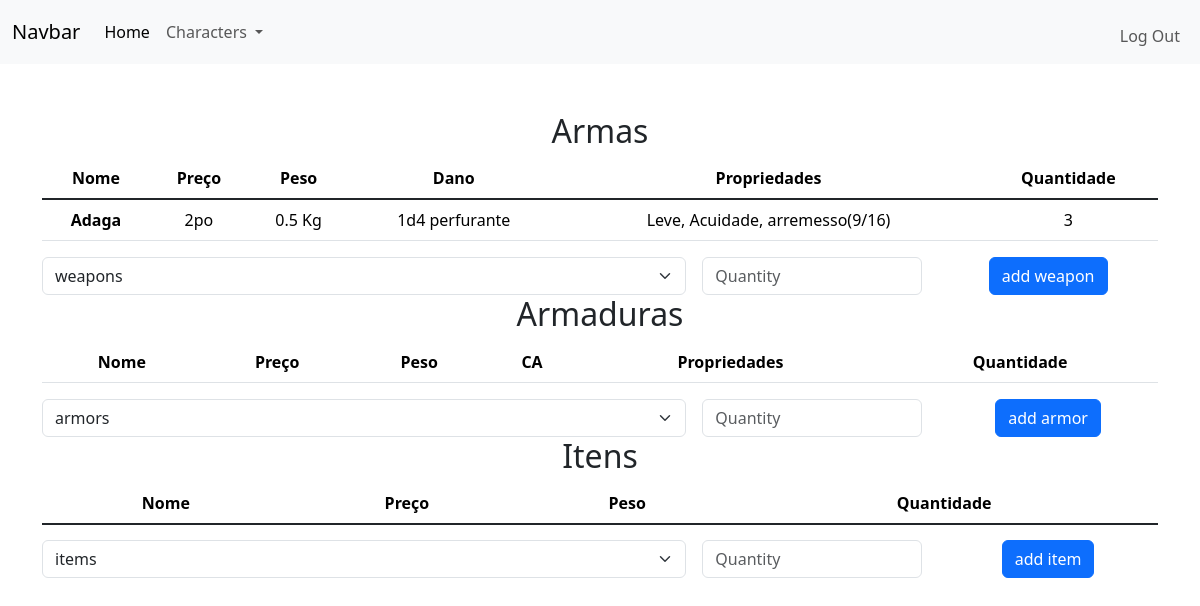
The app's page /inventory?char_id=1 (signed in), older data.
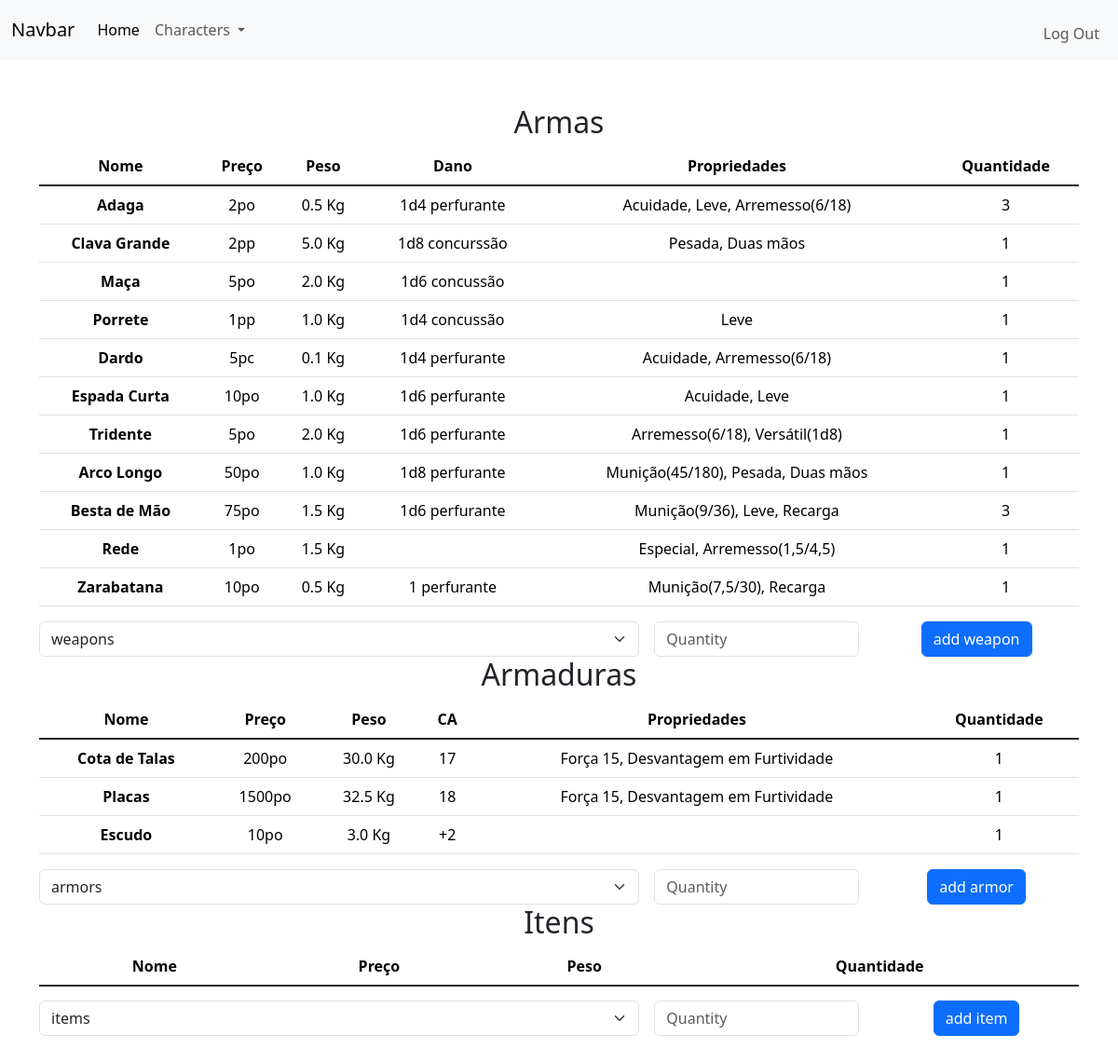
The same page, newer data.
### tables this page shows
CREATE TABLE items
(
    id INTEGER PRIMARY KEY AUTOINCREMENT NOT NULL,
    type TEXT NOT NULL,
    category TEXT,
    name TEXT NOT NULL,
    price TEXT,
    weight REAL,
    damage TEXT,
    armor_class TEXT,
    description TEXT
);

### app.py (the view, shortened to what this page needs)
@app.route("/inventory", methods=["GET","POST"])
@login_required
def inventory():
    if "char_id" in request.args:
        char_id = request.args["char_id"]
    else:
        return redirect("/")
    if len(db.execute("SELECT * FROM characters WHERE user_id = ? AND id = ?", session["user_id"], char_id)) != 1:
        return redirect("/")
    charWeapons = []
    charArmors = []
    charItems = []
    inventory = db.execute("SELECT * FROM inventory WHERE char_id = ?", char_id)
    for row in inventory:
        item = db.execute("SELECT * FROM items WHERE id = ?", row["item_id"])[0]
        item.update({"quantity": row["quantity"]})
        if item["type"] == "weapon":
            charWeapons.append(item)
        elif item["type"] == "armor":
            charArmors.append(item)
        else:
            charItems.append(item)
    return render_template("inventory.html", charWeapons=charWeapons, charArmors=charArmors, charItems=charItems, items=db.execute("SELECT * FROM items"))

### app.py (called while the page is built)
@app.after_request
def after_request(response):
    response.headers["Cache-Control"] = "no-cache, no-store, must-revalidate"
    response.headers["Expires"] = 0
    response.headers["Pragma"] = "no-cache"
    return response

### functions.py (called while the page is built)
def login_required(f):
    @wraps(f)
    def decorated_function(*args, **kwargs):
        if session.get("user_id") is None:
            return redirect("/login")
        return f(*args, **kwargs)
    return decorated_function

### templates/inventory.html (shortened to what this page needs)
{% extends "layout.html" %}
{% block main %}
    <table class="table">
        <h2>Armas</h2>
        <thead>
            <tr>
                <th scope="col">Nome</th>
                <th scope="col">Preço</th>
                <th scope="col">Peso</th>
                <th scope="col">Dano</th>
                <th scope="col">Propriedades</th>
                <th scope="col">Quantidade</th>
            </tr>
        </thead>
        <tbody class="table-group-divider">
            {% for weapon in charWeapons %}
                <tr>
                    <th scope="row">{{weapon.name}}</th>
                    <td>{{weapon.price}}</td>
                    <td>{{weapon.weight}} Kg</td>
                    <td>{{weapon.damage}}</td>
                    <td>{{weapon.description}}</td>
                    <td>{{weapon.quantity}}</td>
                </tr>
            {% endfor %}
        </tbody>
    </table>
    <form action="#" method="POST">
        <div class="row g-3">
            <div class="col-sm-7">
                <select name="item_id" class="form-select" aria-label="Default select example">
                    <option selected value="0">weapons</option>
                </select>
            </div>
            <div class="col-sm">
                <input type="number" class="form-control" name="quantity" placeholder="Quantity" aria-label="State">
            </div>
            <div class="col-sm">
                <button type="submit" class="btn btn-primary">add weapon</button>
            </div>
        </div>
    </form>
    <table class="table">
        <h2>Armaduras</h2>
        <thead>
            <tr>
                <th scope="col">Nome</th>
                <th scope="col">Preço</th>
                <th scope="col">Peso</th>
                <th scope="col">CA</th>
                <th scope="col">Propriedades</th>
                <th scope="col">Quantidade</th>
            </tr>
        </thead>
        <tbody class="table-group-divider">
            {% for armor in charArmors %}
                <tr>
                    <th scope="row">{{armor.name}}</th>
                    <td>{{armor.price}}</td>
                    <td>{{armor.weight}} Kg</td>
                    <td>{{armor.armor_class}}</td>
                    <td>{{armor.description}}</td>
                    <td>{{armor.quantity}}</td>
                </tr>
            {% endfor %}
        </tbody>
    </table>
    <form action="#" method="POST">
        <div class="row g-3">
            <div class="col-sm-7">
                <select name="item_id" class="form-select" aria-label="Default select example">
                    <option selected value="0">armors</option>
                </select>
            </div>
            <div class="col-sm">
                <input type="number" class="form-control" name="quantity" placeholder="Quantity" aria-label="State">
            </div>
            <div class="col-sm">
                <button type="submit" class="btn btn-primary">add armor</button>
            </div>
        </div>
    </form>
    <table class="table">
        <h2>Itens</h2>
        <thead>
            <tr>
                <th scope="col">Nome</th>
                <th scope="col">Preço</th>
                <th scope="col">Peso</th>
                <th scope="col">Quantidade</th>
            </tr>
        </thead>
    </table>
    <form action="#" method="POST">
        <div class="row g-3">
            <div class="col-sm-7">
                <select name="item_id" class="form-select" aria-label="Default select example">
                    <option selected value="0">items</option>
                </select>
            </div>
            <div class="col-sm">
                <input type="number" class="form-control" name="quantity" placeholder="Quantity" aria-label="State">
            </div>
            <div class="col-sm">
                <button type="submit" class="btn btn-primary">add item</button>
            </div>
        </div>
    </form>
{% endblock %}

### templates/layout.html (shortened to what this page needs)
<!doctype html>
<html lang="pt-BR">
<head>
    <link href="https://cdn.jsdelivr.net/npm/bootstrap@5.3.2/dist/css/bootstrap.min.css" rel="stylesheet">
</head>
<body>
    <nav class="navbar navbar-expand-lg bg-body-tertiary">
        <div class="container-fluid">
            {% if session["user_id"] %}
                <a class="navbar-brand" href="#">Navbar</a>
                <div class="collapse navbar-collapse" id="navbarNavAltMarkup">
                    <div class="navbar-nav">
                        <a class="nav-link active" aria-current="page" href="/">Home</a>
                        <li class="nav-item dropdown">
                            <a class="nav-link dropdown-toggle" href="#" role="button" data-bs-toggle="dropdown" aria-expanded="false">
                                Characters
                            </a>
                        </li>
                    </div>
                    <ul class="navbar-nav ms-auto mt-2">
                        <li class="nav-item"><a class="nav-link" href="/logout">Log Out</a></li>
                    </ul>
                </div>
            {% endif %}
        </div>
    </nav>
    <main class="container py-5 text-center">
        {% block main %}{% endblock %}
    </main>
</body>
</html>

Row changes from the older to the newer data that the page shows:
changed items "Adaga": description "Leve, Acuidade, arremesso(9/16)" → "Acuidade, Leve, Arremesso(6/18)"
added items: name "Clava Grande", price "2pp", weight "5.0", damage "1d8 concurssão", description "Pesada, Duas mãos", quantity "1", shown under "Armas"
added items: name "Maça", price "5po", weight "2.0", damage "1d6 concussão", quantity "1", shown under "Armas"
added items: name "Porrete", price "1pp", weight "1.0", damage "1d4 concussão", description "Leve", quantity "1", shown under "Armas"
added items: name "Dardo", price "5pc", weight "0.1", damage "1d4 perfurante", description "Acuidade, Arremesso(6/18)", quantity "1", shown under "Armas"
added items: name "Espada Curta", price "10po", weight "1.0", damage "1d6 perfurante", description "Acuidade, Leve", quantity "1", shown under "Armas"
added items: name "Tridente", price "5po", weight "2.0", damage "1d6 perfurante", description "Arremesso(6/18), Versátil(1d8)", quantity "1", shown under "Armas"
added items: name "Arco Longo", price "50po", weight "1.0", damage "1d8 perfurante", description "Munição(45/180), Pesada, Duas mãos", quantity "1", shown under "Armas"
added items: name "Besta de Mão", price "75po", weight "1.5", damage "1d6 perfurante", description "Munição(9/36), Leve, Recarga", quantity "3", shown under "Armas"
added items: name "Rede", price "1po", weight "1.5", description "Especial, Arremesso(1,5/4,5)", quantity "1", shown under "Armas"
added items: name "Zarabatana", price "10po", weight "0.5", damage "1 perfurante", description "Munição(7,5/30), Recarga", quantity "1", shown under "Armas"
added items: name "Cota de Talas", price "200po", weight "30.0", armor_class "17", description "Força 15, Desvantagem em Furtividade", quantity "1", shown under "Armaduras"
added items: name "Placas", price "1500po", weight "32.5", armor_class "18", description "Força 15, Desvantagem em Furtividade", quantity "1", shown under "Armaduras"
added items: name "Escudo", price "10po", weight "3.0", armor_class "+2", quantity "1", shown under "Armaduras"
